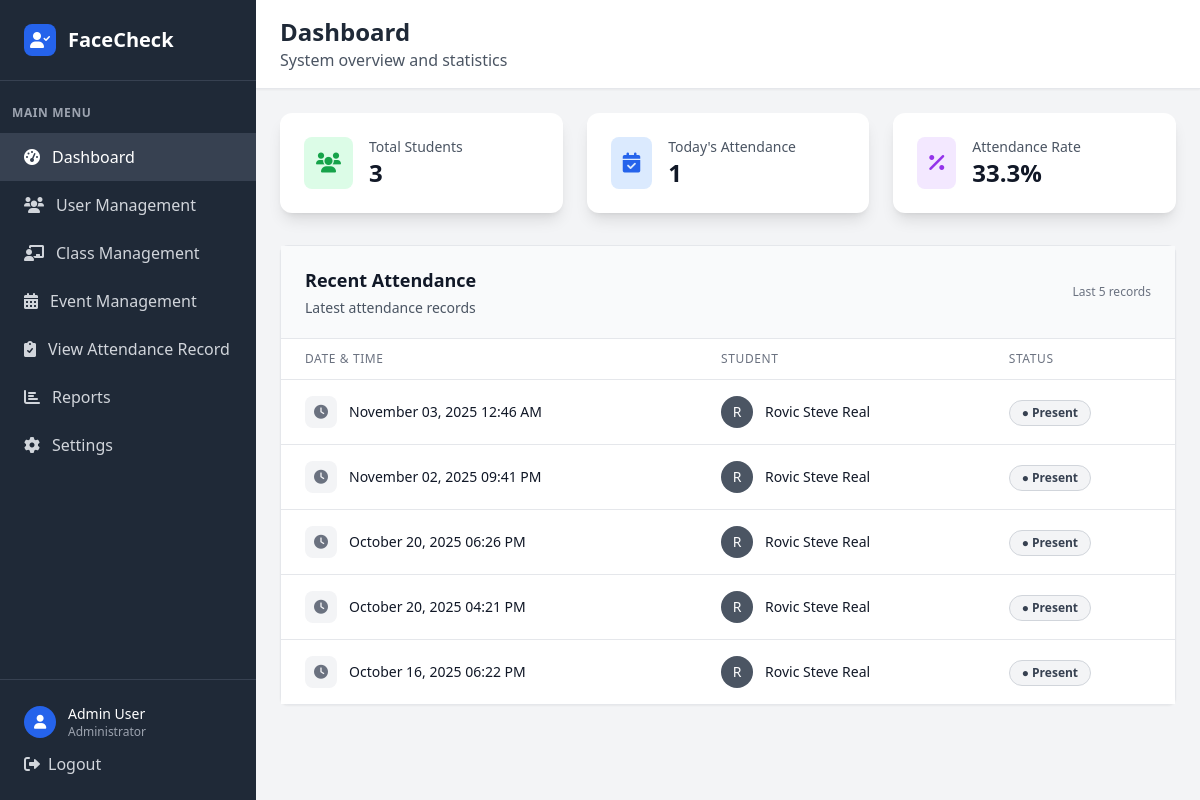
Page /dashboard (signed in) on the earlier database version.
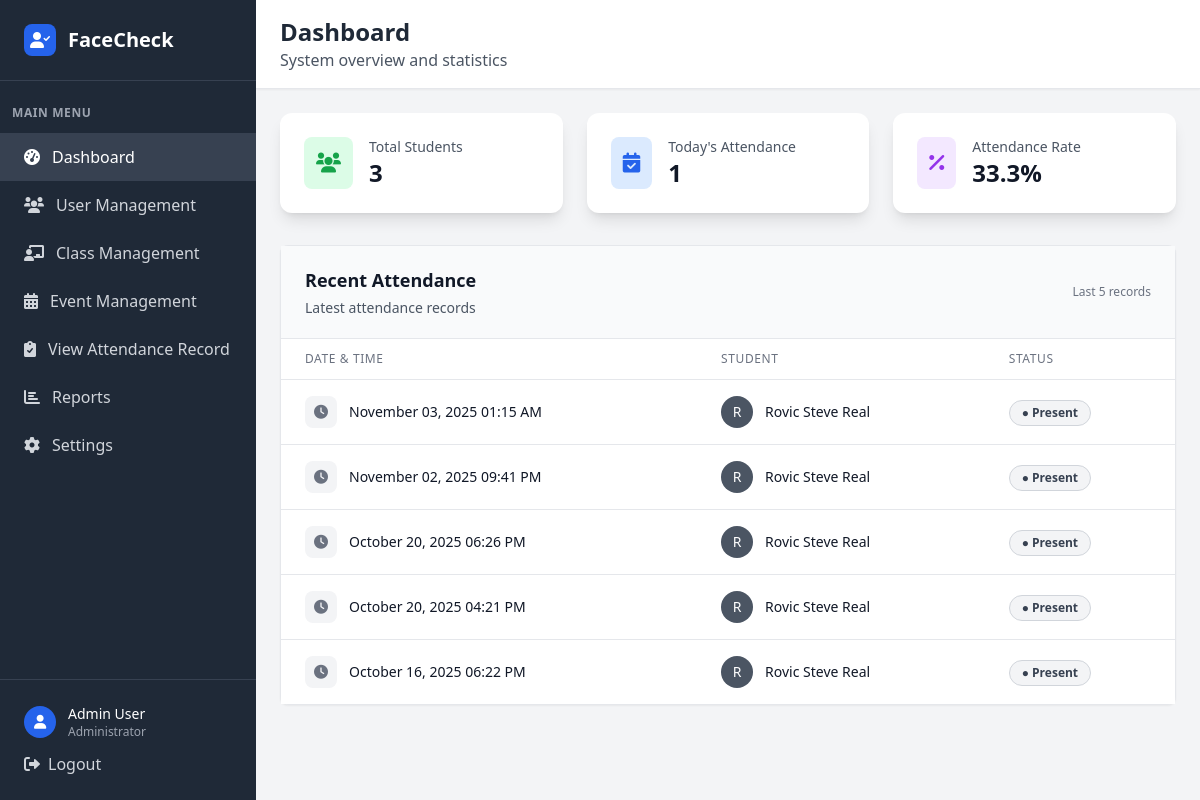
Same page on the later database version.
### tables this page shows
CREATE TABLE attendance (
            attendance_id INTEGER PRIMARY KEY AUTOINCREMENT,
            attendance_date DATETIME NOT NULL,
            attendance_status VARCHAR(10) NOT NULL CHECK (attendance_status IN ('present', 'absent', 'late')),
            studentclass_id INTEGER NOT NULL,
            FOREIGN KEY (studentclass_id) REFERENCES student_class(studentclass_id)
        );

### app.py (the view)
@app.route('/dashboard')
def dashboard():
    if 'user_id' not in session or session['role'] != 'admin':
        return redirect(url_for('login'))
    stats = get_dashboard_stats()
    return render_template('dashboard.html',
                         total_students=stats['total_students'],
                         today_attendance=stats['today_attendance'],
                         attendance_rate=stats['attendance_rate'],
                         recent_attendance=stats['recent_attendance'])

### app.py (called while the page is built)
def get_db_connection():
    try:
        conn = sqlite3.connect('facecheck.db', timeout=30.0)
        conn.row_factory = sqlite3.Row
        conn.execute('PRAGMA foreign_keys = ON')
        try:
            cur = conn.cursor()
            cur.execute("PRAGMA table_info(faculty)")
            columns = [row[1] for row in cur.fetchall()]
            if 'attendance_image' not in columns:
                cur.execute("ALTER TABLE faculty ADD COLUMN attendance_image VARCHAR(255)")
                conn.commit()
        except Exception:
            pass
        return conn
    except sqlite3.Error as e:
        print(f"Database connection error: {e}")
        raise

### templates/dashboard.html (shortened to what this page needs)
<!DOCTYPE html>
<html lang="en">
<head>
    <script src="https://cdn.tailwindcss.com"></script>
    <link href="https://cdnjs.cloudflare.com/ajax/libs/font-awesome/6.0.0/css/all.min.css" rel="stylesheet">
</head>
<body class="bg-gray-100">
    <div class="flex h-screen">
        <div class="w-64 bg-gray-800 text-white">
            <div class="p-6 border-b border-gray-700">
                <div class="flex items-center">
                    <div class="w-8 h-8 bg-blue-600 rounded-lg flex items-center justify-center mr-3">
                        <i class="fas fa-user-check text-white"></i>
                    </div>
                    <h1 class="text-xl font-bold">FaceCheck</h1>
                </div>
            </div>
            <nav class="mt-6">
                <div class="px-3">
                    <div class="text-xs font-semibold text-gray-400 uppercase tracking-wider mb-3">Main Menu</div>
                </div>
                <a href="{{ url_for('dashboard') }}" class="flex items-center px-6 py-3 bg-gray-700 text-white">
                    <i class="fas fa-tachometer-alt mr-3"></i>
                    Dashboard
                </a>
                <a href="{{ url_for('admin_users') }}" class="flex items-center px-6 py-3 text-gray-300 hover:bg-gray-700 hover:text-white transition duration-200">
                    <i class="fas fa-users mr-3"></i>
                    User Management
                </a>
                <a href="{{ url_for('admin_classes') }}" class="flex items-center px-6 py-3 text-gray-300 hover:bg-gray-700 hover:text-white transition duration-200">
                    <i class="fas fa-chalkboard-teacher mr-3"></i>
                    Class Management
                </a>
                <a href="{{ url_for('admin_events') }}" class="flex items-center px-6 py-3 text-gray-300 hover:bg-gray-700 hover:text-white transition duration-200">
                    <i class="fas fa-calendar-alt mr-3"></i>
                    Event Management
                </a>
                <a href="{{ url_for('admin_attendance') }}" class="flex items-center px-6 py-3 text-gray-300 hover:bg-gray-700 hover:text-white transition duration-200">
                    <i class="fas fa-clipboard-check mr-3"></i>
                    View Attendance Record
                </a>
                <a href="/reports" class="flex items-center px-6 py-3 text-gray-300 hover:bg-gray-700 hover:text-white transition duration-200">
                    <i class="fas fa-chart-bar mr-3"></i>
                    Reports
                </a>
                <a href="/settings" class="flex items-center px-6 py-3 text-gray-300 hover:bg-gray-700 hover:text-white transition duration-200">
                    <i class="fas fa-cog mr-3"></i>
                    Settings
                </a>
            </nav>
            <div class="absolute bottom-0 w-64 p-6 border-t border-gray-700">
                <div class="flex items-center">
                    <div class="w-8 h-8 bg-blue-600 rounded-full flex items-center justify-center mr-3">
                        <i class="fas fa-user text-white text-sm"></i>
                    </div>
                    <div>
                        <div class="text-sm font-medium">Admin User</div>
                        <div class="text-xs text-gray-400">Administrator</div>
                    </div>
                </div>
                <a href="{{ url_for('logout') }}" class="mt-3 flex items-center text-gray-300 hover:text-white transition duration-200">
                    <i class="fas fa-sign-out-alt mr-2"></i>
                    Logout
                </a>
            </div>
        </div>
        <div class="flex-1 flex flex-col overflow-hidden">
            <header class="bg-white shadow-sm border-b border-gray-200">
                <div class="px-6 py-4">
                    <div class="flex items-center justify-between">
                        <div>
                            <h2 class="text-2xl font-bold text-gray-800">Dashboard</h2>
                            <p class="text-gray-600">System overview and statistics</p>
                        </div>
                    </div>
                </div>
            </header>
            <main class="flex-1 overflow-y-auto p-6">
        <div class="grid grid-cols-1 md:grid-cols-3 gap-6 mb-8">
            <div class="bg-white rounded-xl shadow-lg p-6">
                <div class="flex items-center">
                    <div class="p-3 bg-green-100 rounded-lg">
                        <i class="fas fa-users text-green-600 text-xl"></i>
                    </div>
                    <div class="ml-4">
                        <p class="text-sm font-medium text-gray-600">Total Students</p>
                        <p class="text-2xl font-bold text-gray-900">{{ total_students }}</p>
                    </div>
                </div>
            </div>
            <div class="bg-white rounded-xl shadow-lg p-6">
                <div class="flex items-center">
                    <div class="p-3 bg-blue-100 rounded-lg">
                        <i class="fas fa-calendar-check text-blue-600 text-xl"></i>
                    </div>
                    <div class="ml-4">
                        <p class="text-sm font-medium text-gray-600">Today's Attendance</p>
                        <p class="text-2xl font-bold text-gray-900">{{ today_attendance }}</p>
                    </div>
                </div>
            </div>
            <div class="bg-white rounded-xl shadow-lg p-6">
                <div class="flex items-center">
                    <div class="p-3 bg-purple-100 rounded-lg">
                        <i class="fas fa-percentage text-purple-600 text-xl"></i>
                    </div>
                    <div class="ml-4">
                        <p class="text-sm font-medium text-gray-600">Attendance Rate</p>
                        <p class="text-2xl font-bold text-gray-900">{{ attendance_rate }}%</p>
                    </div>
                </div>
            </div>
        </div>
        <div class="bg-white rounded-lg shadow-sm border border-gray-200">
            <div class="px-6 py-5 border-b border-gray-200 bg-gray-50">
                <div class="flex items-center justify-between">
                    <div>
                        <h2 class="text-lg font-semibold text-gray-900">Recent Attendance</h2>
                        <p class="text-gray-600 text-sm mt-1">Latest attendance records</p>
                    </div>
                    <div class="text-xs text-gray-500 font-medium">
                        Last 5 records
                    </div>
                </div>
            </div>
            <div class="overflow-hidden">
                <div class="overflow-x-auto">
                    <table class="min-w-full divide-y divide-gray-200">
                        <thead class="bg-white">
                            <tr>
                                <th class="px-6 py-3 text-left text-xs font-medium text-gray-500 uppercase tracking-wider">
                                    Date & Time
                                </th>
                                <th class="px-6 py-3 text-left text-xs font-medium text-gray-500 uppercase tracking-wider">
                                    Student
                                </th>
                                <th class="px-6 py-3 text-left text-xs font-medium text-gray-500 uppercase tracking-wider">
                                    Status
                                </th>
                            </tr>
                        </thead>
                        <tbody class="bg-white divide-y divide-gray-200">
                            {% if recent_attendance %}
                                {% for record in recent_attendance %}
                                <tr class="attendance-row">
                                    <td class="px-6 py-4 whitespace-nowrap">
                                        <div class="flex items-center">
                                            <div class="w-8 h-8 bg-gray-100 rounded-lg flex items-center justify-center mr-3">
                                                <i class="fas fa-clock text-gray-500 text-sm"></i>
                                            </div>
                                            <div class="text-sm font-medium text-gray-900">{{ record.date }}</div>
                                        </div>
                                    </td>
                                    <td class="px-6 py-4 whitespace-nowrap">
                                        <div class="flex items-center">
                                            <div class="w-8 h-8 bg-gray-600 rounded-full flex items-center justify-center mr-3">
                                                <span class="text-white font-medium text-sm">{{ record.name[0] }}</span>
                                            </div>
                                            <div class="text-sm font-medium text-gray-900">{{ record.name }}</div>
                                        </div>
                                    </td>
                                    <td class="px-6 py-4 whitespace-nowrap">
                                        {% if record.status == 'Present' %}
                                        <span class="inline-flex items-center px-3 py-1 rounded-full text-xs font-semibold bg-green-100 text-green-800 border border-green-200">
                                            ● Present
                                        </span>
                                        {% elif record.status == 'Absent' %}
                                        <span class="inline-flex items-center px-3 py-1 rounded-full text-xs font-semibold bg-red-100 text-red-800 border border-red-200">
                                            ● Absent
                                        </span>
                                        {% elif record.status == 'Late' %}
                                        <span class="inline-flex items-center px-3 py-1 rounded-full text-xs font-semibold bg-amber-100 text-amber-800 border border-amber-200">
                                            ● Late
                                        </span>
                                        {% else %}
                                        <span class="inline-flex items-center px-3 py-1 rounded-full text-xs font-semibold bg-gray-100 text-gray-700 border border-gray-300">
                                            ● {{ record.status|title }}
                                        </span>
                                        {% endif %}
                                    </td>
                                </tr>
                                {% endfor %}
                            {% endif %}
                        </tbody>
                    </table>
                </div>
            </div>
        </div>
            </main>
        </div>
    </div>
</body>
</html>

### templates/dashboard.html (style rules this page uses)
.attendance-row { transition: background-color 0.2s ease; }

Differences in the rows shown:
changed attendance (number 1 of 5 on the later page): date "November 03, 2025 12:46 AM" → "November 03, 2025 01:15 AM"
